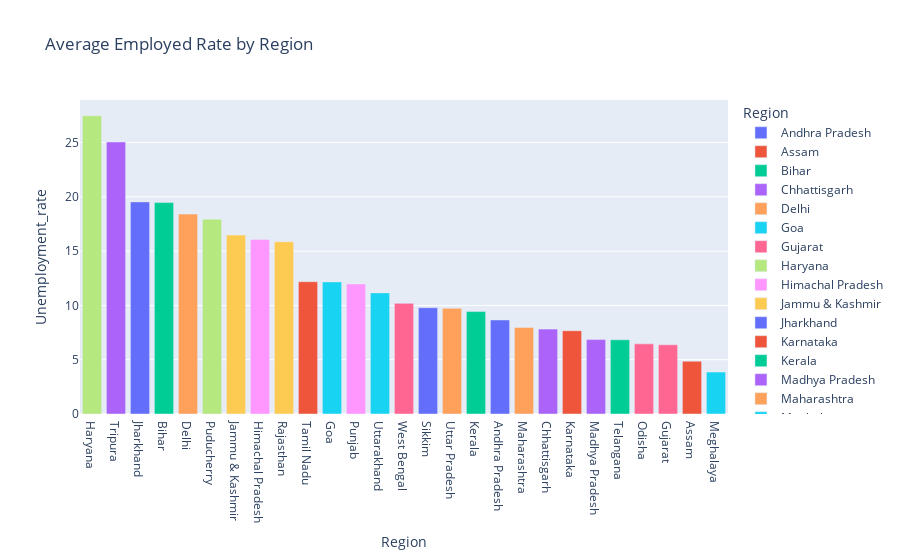

Notebook cell for this chart:
### Code cell
region = df2.groupby(["Region"])[['Unemployment_rate', "Employed", "labour_participation_rate"]].mean()
region = pd.DataFrame(region).reset_index()

fig = px.bar(region, x="Region", y="Unemployment_rate", color="Region", title="Average Employed Rate by Region")
fig.update_layout(xaxis={'categoryorder':'total descending'})
fig.show()

### Figure 1 — Plotly figure (JSON) as saved in the notebook; plotly's stock layout.template omitted (floating-point values rounded to 4 significant figures)
{"data": [{"alignmentgroup": "True", "hovertemplate": "Region=%{x}<br>Unemployment_rate=%{y}<extra></extra>", "legendgroup": "Andhra Pradesh", "marker": {"color": "#636efa", "pattern": {"shape": ""}}, "name": "Andhra Pradesh", "offsetgroup": "Andhra Pradesh", "orientation": "v", "showlegend": true, "textposition": "auto", "type": "bar", "x": ["Andhra Pradesh"], "xaxis": "x", "y": [8.664], "yaxis": "y"}, {"alignmentgroup": "True", "hovertemplate": "Region=%{x}<br>Unemployment_rate=%{y}<extra></extra>", "legendgroup": "Assam", "marker": {"color": "#EF553B", "pattern": {"shape": ""}}, "name": "Assam", "offsetgroup": "Assam", "orientation": "v", "showlegend": true, "textposition": "auto", "type": "bar", "x": ["Assam"], "xaxis": "x", "y": [4.856], "yaxis": "y"}, {"alignmentgroup": "True", "hovertemplate": "Region=%{x}<br>Unemployment_rate=%{y}<extra></extra>", "legendgroup": "Bihar", "marker": {"color": "#00cc96", "pattern": {"shape": ""}}, "name": "Bihar", "offsetgroup": "Bihar", "orientation": "v", "showlegend": true, "textposition": "auto", "type": "bar", "x": ["Bihar"], "xaxis": "x", "y": [19.47], "yaxis": "y"}, {"alignmentgroup": "True", "hovertemplate": "Region=%{x}<br>Unemployment_rate=%{y}<extra></extra>", "legendgroup": "Chhattisgarh", "marker": {"color": "#ab63fa", "pattern": {"shape": ""}}, "name": "Chhattisgarh", "offsetgroup": "Chhattisgarh", "orientation": "v", "showlegend": true, "textposition": "auto", "type": "bar", "x": ["Chhattisgarh"], "xaxis": "x", "y": [7.819], "yaxis": "y"}, {"alignmentgroup": "True", "hovertemplate": "Region=%{x}<br>Unemployment_rate=%{y}<extra></extra>", "legendgroup": "Delhi", "marker": {"color": "#FFA15A", "pattern": {"shape": ""}}, "name": "Delhi", "offsetgroup": "Delhi", "orientation": "v", "showlegend": true, "textposition": "auto", "type": "bar", "x": ["Delhi"], "xaxis": "x", "y": [18.41], "yaxis": "y"}, {"alignmentgroup": "True", "hovertemplate": "Region=%{x}<br>Unemployment_rate=%{y}<extra></extra>", "legendgroup": "Goa", "marker": {"color": "#19d3f3", "pattern": {"shape": ""}}, "name": "Goa", "offsetgroup": "Goa", "orientation": "v", "showlegend": true, "textposition": "auto", "type": "bar", "x": ["Goa"], "xaxis": "x", "y": [12.17], "yaxis": "y"}, {"alignmentgroup": "True", "hovertemplate": "Region=%{x}<br>Unemployment_rate=%{y}<extra></extra>", "legendgroup": "Gujarat", "marker": {"color": "#FF6692", "pattern": {"shape": ""}}, "name": "Gujarat", "offsetgroup": "Gujarat", "orientation": "v", "showlegend": true, "textposition": "auto", "type": "bar", "x": ["Gujarat"], "xaxis": "x", "y": [6.376], "yaxis": "y"}, {"alignmentgroup": "True", "hovertemplate": "Region=%{x}<br>Unemployment_rate=%{y}<extra></extra>", "legendgroup": "Haryana", "marker": {"color": "#B6E880", "pattern": {"shape": ""}}, "name": "Haryana", "offsetgroup": "Haryana", "orientation": "v", "showlegend": true, "textposition": "auto", "type": "bar", "x": ["Haryana"], "xaxis": "x", "y": [27.48], "yaxis": "y"}, {"alignmentgroup": "True", "hovertemplate": "Region=%{x}<br>Unemployment_rate=%{y}<extra></extra>", "legendgroup": "Himachal Pradesh", "marker": {"color": "#FF97FF", "pattern": {"shape": ""}}, "name": "Himachal Pradesh", "offsetgroup": "Himachal Pradesh", "orientation": "v", "showlegend": true, "textposition": "auto", "type": "bar", "x": ["Himachal Pradesh"], "xaxis": "x", "y": [16.07], "yaxis": "y"}, {"alignmentgroup": "True", "hovertemplate": "Region=%{x}<br>Unemployment_rate=%{y}<extra></extra>", "legendgroup": "Jammu & Kashmir", "marker": {"color": "#FECB52", "pattern": {"shape": ""}}, "name": "Jammu & Kashmir", "offsetgroup": "Jammu & Kashmir", "orientation": "v", "showlegend": true, "textposition": "auto", "type": "bar", "x": ["Jammu & Kashmir"], "xaxis": "x", "y": [16.48], "yaxis": "y"}, {"alignmentgroup": "True", "hovertemplate": "Region=%{x}<br>Unemployment_rate=%{y}<extra></extra>", "legendgroup": "Jharkhand", "marker": {"color": "#636efa", "pattern": {"shape": ""}}, "name": "Jharkhand", "offsetgroup": "Jharkhand", "orientation": "v", "showlegend": true, "textposition": "auto", "type": "bar", "x": ["Jharkhand"], "xaxis": "x", "y": [19.54], "yaxis": "y"}, {"alignmentgroup": "True", "hovertemplate": "Region=%{x}<br>Unemployment_rate=%{y}<extra></extra>", "legendgroup": "Karnataka", "marker": {"color": "#EF553B", "pattern": {"shape": ""}}, "name": "Karnataka", "offsetgroup": "Karnataka", "orientation": "v", "showlegend": true, "textposition": "auto", "type": "bar", "x": ["Karnataka"], "xaxis": "x", "y": [7.668], "yaxis": "y"}, {"alignmentgroup": "True", "hovertemplate": "Region=%{x}<br>Unemployment_rate=%{y}<extra></extra>", "legendgroup": "Kerala", "marker": {"color": "#00cc96", "pattern": {"shape": ""}}, "name": "Kerala", "offsetgroup": "Kerala", "orientation": "v", "showlegend": true, "textposition": "auto", "type": "bar", "x": ["Kerala"], "xaxis": "x", "y": [9.434], "yaxis": "y"}, {"alignmentgroup": "True", "hovertemplate": "Region=%{x}<br>Unemployment_rate=%{y}<extra></extra>", "legendgroup": "Madhya Pradesh", "marker": {"color": "#ab63fa", "pattern": {"shape": ""}}, "name": "Madhya Pradesh", "offsetgroup": "Madhya Pradesh", "orientation": "v", "showlegend": true, "textposition": "auto", "type": "bar", "x": ["Madhya Pradesh"], "xaxis": "x", "y": [6.854], "yaxis": "y"}, {"alignmentgroup": "True", "hovertemplate": "Region=%{x}<br>Unemployment_rate=%{y}<extra></extra>", "legendgroup": "Maharashtra", "marker": {"color": "#FFA15A", "pattern": {"shape": ""}}, "name": "Maharashtra", "offsetgroup": "Maharashtra", "orientation": "v", "showlegend": true, "textposition": "auto", "type": "bar", "x": ["Maharashtra"], "xaxis": "x", "y": [7.979], "yaxis": "y"}, {"alignmentgroup": "True", "hovertemplate": "Region=%{x}<br>Unemployment_rate=%{y}<extra></extra>", "legendgroup": "Meghalaya", "marker": {"color": "#19d3f3", "pattern": {"shape": ""}}, "name": "Meghalaya", "offsetgroup": "Meghalaya", "orientation": "v", "showlegend": true, "textposition": "auto", "type": "bar", "x": ["Meghalaya"], "xaxis": "x", "y": [3.866], "yaxis": "y"}, {"alignmentgroup": "True", "hovertemplate": "Region=%{x}<br>Unemployment_rate=%{y}<extra></extra>", "legendgroup": "Odisha", "marker": {"color": "#FF6692", "pattern": {"shape": ""}}, "name": "Odisha", "offsetgroup": "Odisha", "orientation": "v", "showlegend": true, "textposition": "auto", "type": "bar", "x": ["Odisha"], "xaxis": "x", "y": [6.462], "yaxis": "y"}, {"alignmentgroup": "True", "hovertemplate": "Region=%{x}<br>Unemployment_rate=%{y}<extra></extra>", "legendgroup": "Puducherry", "marker": {"color": "#B6E880", "pattern": {"shape": ""}}, "name": "Puducherry", "offsetgroup": "Puducherry", "orientation": "v", "showlegend": true, "textposition": "auto", "type": "bar", "x": ["Puducherry"], "xaxis": "x", "y": [17.94], "yaxis": "y"}, {"alignmentgroup": "True", "hovertemplate": "Region=%{x}<br>Unemployment_rate=%{y}<extra></extra>", "legendgroup": "Punjab", "marker": {"color": "#FF97FF", "pattern": {"shape": ""}}, "name": "Punjab", "offsetgroup": "Punjab", "orientation": "v", "showlegend": true, "textposition": "auto", "type": "bar", "x": ["Punjab"], "xaxis": "x", "y": [11.98], "yaxis": "y"}, {"alignmentgroup": "True", "hovertemplate": "Region=%{x}<br>Unemployment_rate=%{y}<extra></extra>", "legendgroup": "Rajasthan", "marker": {"color": "#FECB52", "pattern": {"shape": ""}}, "name": "Rajasthan", "offsetgroup": "Rajasthan", "orientation": "v", "showlegend": true, "textposition": "auto", "type": "bar", "x": ["Rajasthan"], "xaxis": "x", "y": [15.87], "yaxis": "y"}, {"alignmentgroup": "True", "hovertemplate": "Region=%{x}<br>Unemployment_rate=%{y}<extra></extra>", "legendgroup": "Sikkim", "marker": {"color": "#636efa", "pattern": {"shape": ""}}, "name": "Sikkim", "offsetgroup": "Sikkim", "orientation": "v", "showlegend": true, "textposition": "auto", "type": "bar", "x": ["Sikkim"], "xaxis": "x", "y": [9.793], "yaxis": "y"}, {"alignmentgroup": "True", "hovertemplate": "Region=%{x}<br>Unemployment_rate=%{y}<extra></extra>", "legendgroup": "Tamil Nadu", "marker": {"color": "#EF553B", "pattern": {"shape": ""}}, "name": "Tamil Nadu", "offsetgroup": "Tamil Nadu", "orientation": "v", "showlegend": true, "textposition": "auto", "type": "bar", "x": ["Tamil Nadu"], "xaxis": "x", "y": [12.19], "yaxis": "y"}, {"alignmentgroup": "True", "hovertemplate": "Region=%{x}<br>Unemployment_rate=%{y}<extra></extra>", "legendgroup": "Telangana", "marker": {"color": "#00cc96", "pattern": {"shape": ""}}, "name": "Telangana", "offsetgroup": "Telangana", "orientation": "v", "showlegend": true, "textposition": "auto", "type": "bar", "x": ["Telangana"], "xaxis": "x", "y": [6.833], "yaxis": "y"}, {"alignmentgroup": "True", "hovertemplate": "Region=%{x}<br>Unemployment_rate=%{y}<extra></extra>", "legendgroup": "Tripura", "marker": {"color": "#ab63fa", "pattern": {"shape": ""}}, "name": "Tripura", "offsetgroup": "Tripura", "orientation": "v", "showlegend": true, "textposition": "auto", "type": "bar", "x": ["Tripura"], "xaxis": "x", "y": [25.05], "yaxis": "y"}, {"alignmentgroup": "True", "hovertemplate": "Region=%{x}<br>Unemployment_rate=%{y}<extra></extra>", "legendgroup": "Uttar Pradesh", "marker": {"color": "#FFA15A", "pattern": {"shape": ""}}, "name": "Uttar Pradesh", "offsetgroup": "Uttar Pradesh", "orientation": "v", "showlegend": true, "textposition": "auto", "type": "bar", "x": ["Uttar Pradesh"], "xaxis": "x", "y": [9.737], "yaxis": "y"}, {"alignmentgroup": "True", "hovertemplate": "Region=%{x}<br>Unemployment_rate=%{y}<extra></extra>", "legendgroup": "Uttarakhand", "marker": {"color": "#19d3f3", "pattern": {"shape": ""}}, "name": "Uttarakhand", "offsetgroup": "Uttarakhand", "orientation": "v", "showlegend": true, "textposition": "auto", "type": "bar", "x": ["Uttarakhand"], "xaxis": "x", "y": [11.16], "yaxis": "y"}, {"alignmentgroup": "True", "hovertemplate": "Region=%{x}<br>Unemployment_rate=%{y}<extra></extra>", "legendgroup": "West Bengal", "marker": {"color": "#FF6692", "pattern": {"shape": ""}}, "name": "West Bengal", "offsetgroup": "West Bengal", "orientation": "v", "showlegend": true, "textposition": "auto", "type": "bar", "x": ["West Bengal"], "xaxis": "x", "y": [10.19], "yaxis": "y"}], "layout": {"barmode": "relative", "legend": {"title": {"text": "Region"}, "tracegroupgap": 0}, "title": {"text": "Average Employed Rate by Region"}, "xaxis": {"anchor": "y", "categoryarray": ["Andhra Pradesh", "Assam", "Bihar", "Chhattisgarh", "Delhi", "Goa", "Gujarat", "Haryana", "Himachal Pradesh", "Jammu & Kashmir", "Jharkhand", "Karnataka", "Kerala", "Madhya Pradesh", "Maharashtra", "Meghalaya", "Odisha", "Puducherry", "Punjab", "Rajasthan", "Sikkim", "Tamil Nadu", "Telangana", "Tripura", "Uttar Pradesh", "Uttarakhand", "West Bengal"], "categoryorder": "total descending", "domain": [0, 1], "title": {"text": "Region"}}, "yaxis": {"anchor": "x", "domain": [0, 1], "title": {"text": "Unemployment_rate"}}}}
